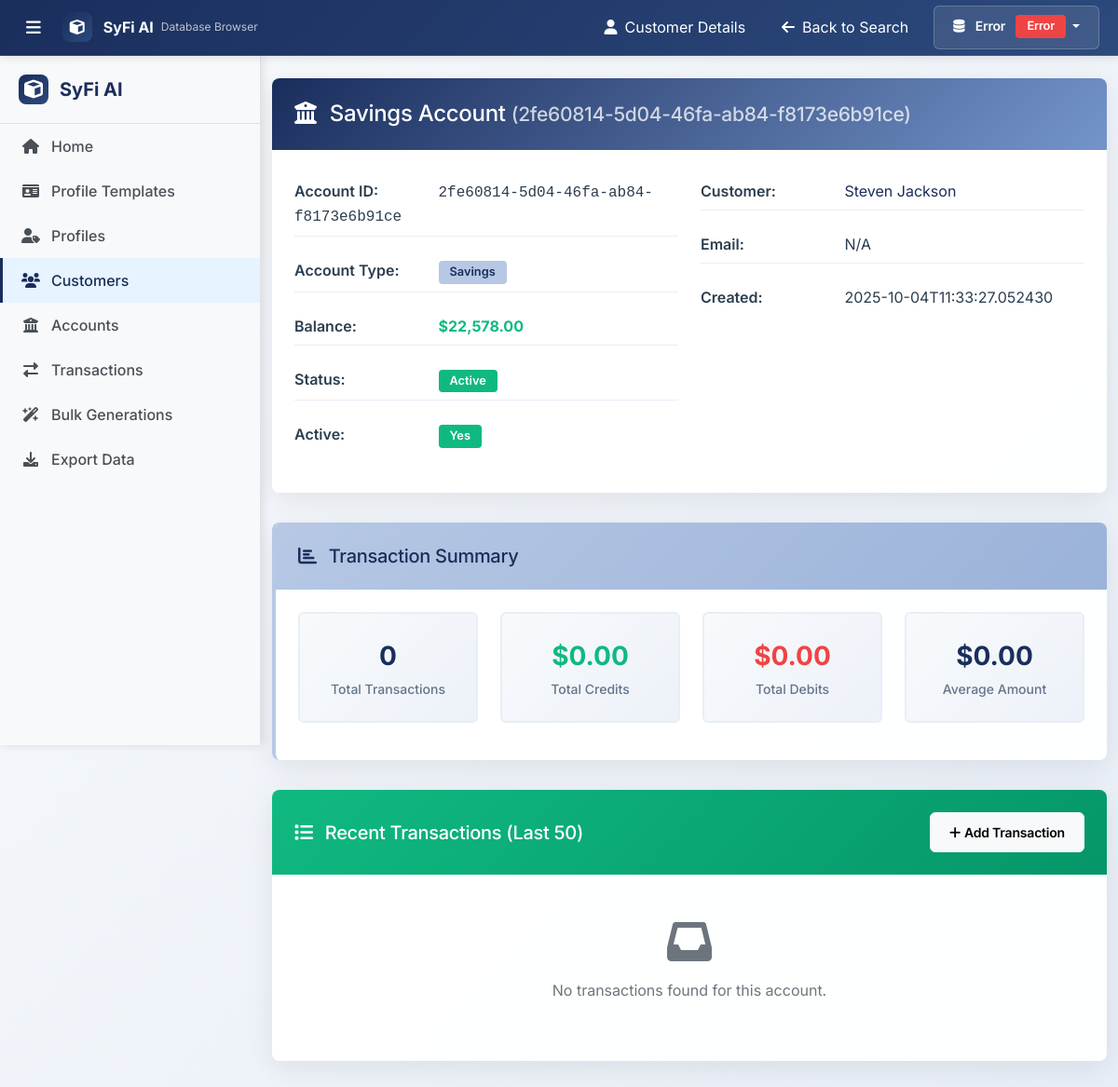
Page /account/2fe60814-5d04-46fa-ab84-f8173e6b91ce on the committed database.
### tables this page shows
CREATE TABLE accounts (
            account_id TEXT PRIMARY KEY,
            customer_id TEXT NOT NULL,
            account_number TEXT UNIQUE NOT NULL,
            account_type TEXT NOT NULL,
            balance DECIMAL(15,2) DEFAULT 0.00,
            available_balance DECIMAL(15,2) DEFAULT 0.00,
            currency TEXT DEFAULT 'USD',
            created_date DATETIME DEFAULT CURRENT_TIMESTAMP,
            closed_date DATE,
            is_active BOOLEAN DEFAULT 1,
            interest_rate DECIMAL(5,4),
            credit_limit DECIMAL(15,2),
            metadata TEXT, bulk_generation_id TEXT, bulk_generation_label TEXT,  -- JSON for additional fields
            FOREIGN KEY (customer_id) REFERENCES customers (customer_id)
        );

CREATE TABLE customers (
            customer_id TEXT PRIMARY KEY,
            first_name TEXT NOT NULL,
            last_name TEXT NOT NULL,
            company_name TEXT,  -- For business entities
            email TEXT,
            phone TEXT,
            date_of_birth DATE,
            address TEXT,
            city TEXT,
            state TEXT,
            zip_code TEXT,
            ssn_hash TEXT,
            created_date DATETIME DEFAULT CURRENT_TIMESTAMP,
            
            -- Household information
            household_size INTEGER DEFAULT 1,
            num_adults INTEGER DEFAULT 1,
            num_children INTEGER DEFAULT 0,
            num_pets INTEGER DEFAULT 0,
            household_income DECIMAL(15,2),
            employment_status TEXT,
            marital_status TEXT,
            
            -- Profile information
            profile_description TEXT,
            profile_tags TEXT,  -- JSON array of tags
            
            metadata TEXT  -- JSON for additional fields
        , bulk_generation_id TEXT, bulk_generation_label TEXT);

### web_browser.py (the view)
@app.route('/account/<account_id>')
def account_details(account_id):
    if db_browser:
        details = db_browser.get_account_details(account_id)
        if details:
            back_links = [
                {'url': f'/customer/{details["account"]["customer_id"]}', 'icon': 'fas fa-user', 'text': 'Customer Details'},
                {'url': '/customers', 'icon': 'fas fa-arrow-left', 'text': 'Back to Search'}
            ]
            return render_template('account_details.html', data=details, active_page='customers',
                                 show_back_links=True, back_links=back_links)
        else:
            return render_template('error.html', message='Account not found')
    else:
        return render_template('error.html', message='Database not connected')

### templates/account_details.html (shortened to what this page needs)
<!DOCTYPE html>
<html lang="en">
<head>
    <link href="https://cdn.jsdelivr.net/npm/bootstrap@5.1.3/dist/css/bootstrap.min.css" rel="stylesheet">
    <link href="https://cdnjs.cloudflare.com/ajax/libs/font-awesome/6.0.0/css/all.min.css" rel="stylesheet">
    <link rel="stylesheet" href="{{ url_for('static', filename='css/base.css') }}">
    <link rel="stylesheet" href="{{ url_for('static', filename='css/shared_navigation_styles.css') }}">
    <link rel="stylesheet" href="{{ url_for('static', filename='css/account_details.css') }}">
</head>
<body class="bg-light">
    {% include 'shared_navigation.html' %}
    <div class="container mt-4">
        <div class="row">
            <div class="col-12">
                <div class="card detail-card">
                    <div class="card-header bg-primary text-white">
                        <h4 class="mb-0">
                            <i class="fas fa-university me-2"></i>
                            {{ data.account.account_type.title() }} Account
                            <small class="opacity-75">({{ data.account.account_id }})</small>
                        </h4>
                    </div>
                    <div class="card-body">
                        <div class="row">
                            <div class="col-md-6">
                                <div class="info-row">
                                    <span class="info-label">Account ID:</span>
                                    <span class="font-monospace">{{ data.account.account_id }}</span>
                                </div>
                                <div class="info-row">
                                    <span class="info-label">Account Type:</span>
                                    <span class="badge bg-info">{{ data.account.account_type.title() }}</span>
                                </div>
                                <div class="info-row">
                                    <span class="info-label">Balance:</span>
                                    <span class="{{ 'balance-positive' if data.account.balance >= 0 else 'balance-negative' }}">
                                        ${{ "{:,.2f}".format(data.account.balance) }}
                                    </span>
                                </div>
                                <div class="info-row">
                                    <span class="info-label">Status:</span>
                                    <span class="badge bg-{{ 'success' if data.account.get('account_status', 'active') == 'active' else 'secondary' }}">
                                        {{ (data.account.get('account_status', 'active')).title() }}
                                    </span>
                                </div>
                                <div class="info-row">
                                    <span class="info-label">Active:</span>
                                    <span class="badge bg-{{ 'success' if data.account.is_active else 'danger' }}">
                                        {{ 'Yes' if data.account.is_active else 'No' }}
                                    </span>
                                </div>
                            </div>
                            <div class="col-md-6">
                                <div class="info-row">
                                    <span class="info-label">Customer:</span>
                                    <a href="/customer/{{ data.account.customer_id }}" class="text-decoration-none">
                                        {{ data.account.first_name }} {{ data.account.last_name }}
                                    </a>
                                </div>
                                <div class="info-row">
                                    <span class="info-label">Email:</span>
                                    <span>{{ data.account.email or 'N/A' }}</span>
                                </div>
                                <div class="info-row">
                                    <span class="info-label">Created:</span>
                                    <span>{{ data.account.created_date or 'N/A' }}</span>
                                </div>
                            </div>
                        </div>
                    </div>
                </div>
            </div>
        </div>
        <div class="row">
            <div class="col-12">
                <div class="card detail-card summary-card">
                    <div class="card-header bg-info text-white">
                        <h5 class="mb-0">
                            <i class="fas fa-chart-bar me-2"></i>
                            Transaction Summary
                        </h5>
                    </div>
                    <div class="card-body">
                        <div class="row">
                            <div class="col-md-3">
                                <div class="stat-box">
                                    <div class="stat-number">{{ data.transaction_summary.total_transactions }}</div>
                                    <div class="stat-label">Total Transactions</div>
                                </div>
                            </div>
                            <div class="col-md-3">
                                <div class="stat-box">
                                    <div class="stat-number text-success">${{ "{:,.2f}".format(data.transaction_summary.total_credits) }}</div>
                                    <div class="stat-label">Total Credits</div>
                                </div>
                            </div>
                            <div class="col-md-3">
                                <div class="stat-box">
                                    <div class="stat-number text-danger">${{ "{:,.2f}".format(data.transaction_summary.total_debits) }}</div>
                                    <div class="stat-label">Total Debits</div>
                                </div>
                            </div>
                            <div class="col-md-3">
                                <div class="stat-box">
                                    <div class="stat-number">${{ "{:,.2f}".format(data.transaction_summary.avg_amount) }}</div>
                                    <div class="stat-label">Average Amount</div>
                                </div>
                            </div>
                        </div>
                    </div>
                </div>
            </div>
        </div>
        <div class="row">
            <div class="col-12">
                <div class="card detail-card">
                    <div class="card-header bg-success text-white d-flex justify-content-between align-items-center">
                        <h5 class="mb-0">
                            <i class="fas fa-list me-2"></i>
                            Recent Transactions (Last 50)
                        </h5>
                        <button type="button" class="btn btn-light btn-sm" id="add-transaction-btn" data-bs-toggle="modal" data-bs-target="#addTransactionModal">
                            <i class="fas fa-plus me-1"></i>Add Transaction
                        </button>
                    </div>
                    <div class="card-body p-0">
                        {% if data.transactions %}
                            <div class="table-responsive">
                                <table class="table table-hover transaction-table mb-0">
                                    <thead class="table-light">
                                        <tr>
                                            <th>Transaction ID</th>
                                            <th>Date</th>
                                            <th>Type</th>
                                            <th>Amount</th>
                                            <th>Description</th>
                                            <th>Related</th>
                                        </tr>
                                    </thead>
                                    <tbody>
                                        {% for transaction in data.transactions %}
                                        <tr>
                                            <td class="font-monospace">{{ transaction.transaction_id }}</td>
                                            <td>{{ transaction.transaction_date[:19] if transaction.transaction_date else 'N/A' }}</td>
                                            <td>
                                                <span class="badge bg-{{ 'primary' if transaction.transaction_type == 'deposit' else ('warning' if transaction.transaction_type == 'withdrawal' else 'secondary') }}">
                                                    {{ transaction.transaction_type.title() }}
                                                </span>
                                            </td>
                                            <td class="{{ 'transaction-credit' if transaction.transaction_type in ['deposit', 'credit'] else 'transaction-debit' }}">
                                                {% if transaction.transaction_type in ['deposit', 'credit'] %}
                                                    <strong>+${{ "{:,.2f}".format(transaction.amount) }}</strong>
                                                {% else %}
                                                    <strong>-${{ "{:,.2f}".format(transaction.amount) }}</strong>
                                                {% endif %}
                                            </td>
                                            <td>{{ transaction.description or 'N/A' }}</td>
                                            <td class="font-monospace">
                                                {% if transaction.related_transaction_id %}
                                                    <small>{{ transaction.related_transaction_id }}</small>
                                                {% else %}
                                                    <span class="text-muted">-</span>
                                                {% endif %}
                                            </td>
                                        </tr>
                                        {% endfor %}
                                    </tbody>
                                </table>
                            </div>
                        {% else %}
                            <div class="text-center py-5">
                                <i class="fas fa-inbox fa-3x text-muted mb-3"></i>
                                <p class="text-muted">No transactions found for this account.</p>
                            </div>
                        {% endif %}
                    </div>
                </div>
            </div>
        </div>
    </div>
</body>
</html>

### rows in the picture
accounts: account.account_type "Savings", account.account_id "2fe60814-5d04-46fa-ab84-f8173e6b91ce", account.balance "22,578.00", is_active "Yes", account "2025-10-04T11:33:27.052430"
customers: account.first_name "Steven", account.last_name "Jackson", account "N/A"

### other values in the picture
{{ link.text }} "Customer Details" "Back to Search"
{{ (data.account.get('account_status', 'active')).title() }} "Active"
{{ data.transaction_summary.total_transactions }} "0"
{{ "{:,.2f}".format(data.transaction_summary.total_credits) }} "0.00"
{{ "{:,.2f}".format(data.transaction_summary.total_debits) }} "0.00"
{{ "{:,.2f}".format(data.transaction_summary.avg_amount) }} "0.00"
